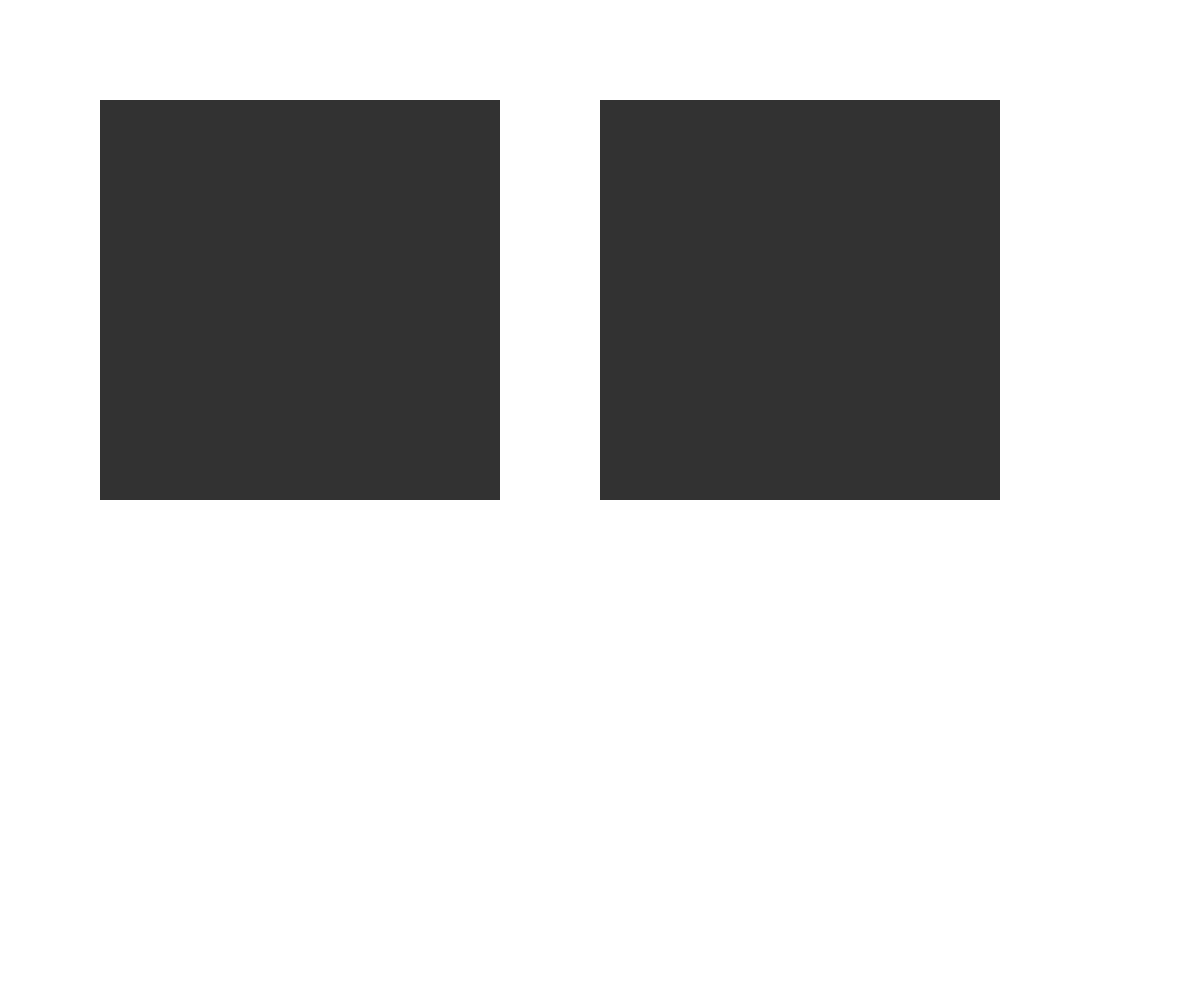
Frame 1 (no input)
Frame 60 (no input): identical to frame 1, image omitted
Frame 120 (the mouse pressed at the canvas centre since frame 60): identical to frame 1, image omitted

The p5.js sketch that drew this single still picture (run headless with seeded random() and noise() and a simulated clock; from frame 60 on, the mouse is pressed at the canvas centre):

// p5.js sketch
// ── sketch.js
var pg1;
var pg2;

var balls = [];
var particles = [];

var xoff = 0.0;

xoff = xoff + .1;

function setup() {
  createCanvas(windowWidth, windowHeight);
  pg1 = createGraphics(windowWidth, windowHeight);
	// pg2 = createGraphics(windowWidth, windowHeight/5*4);
}
function draw() {
  background(255);
  pg1.background(50);
	// pg2.background(50);
	image(pg1, 100, 100, windowWidth/3, windowWidth/3);
	image(pg1, windowWidth/2, 100, windowWidth/3, windowWidth/3);


	var target = createVector(mouseX, mouseY);
	for(i = 0; i < balls.length; i++) {
		balls[i].arrive(target);
		balls[i].separate(balls);
		//
		balls[i].update();
		balls[i].display();
		balls[i].clean();
	}

	for (var i = 0; i < particles.length; i++) {
    var gravity = createVector(0, 0.1 * particles[i].mass );
    particles[i].applyForce(gravity);

    var target = createVector(mouseX, height)
    particles[i].arrive(target);


    particles[i].update();
    particles[i].edges();
    particles[i].display();
		particles[i].clean();
  }
}

function mouseDragged() {
	if ((mouseX + mouseY) % 10 == 0 ) {
		if(mouseX < windowWidth/2){
			balls.push(new Ball(mouseX, mouseY));
		}
		else {
			particles.push(new Particle(mouseX, mouseY, 10*xoff));
		}
	}
}

function Ball(x, y, z){
	this.pos = createVector(x, y);
  this.vel = createVector(0, 0);
  this.acc = createVector(0, 0);
	this.maxspeed = 3;
	this.maxforce = 0.1;


	this.applyForce = function(force) {
		this.acc.add(force);
	}

	this.separate = function(balls) {
    var desiredseparation = 30;
    var sum = createVector();
    var count = 0;
    // For every boid in the system, check if it's too close
    for (var i = 0; i < balls.length; i++) {
      var d = p5.Vector.dist(this.pos, balls[i].pos);
      // If the distance is greater than 0 and less than an arbitrary amount (0 when you are yourself)
      if ((d > 0) && (d < desiredseparation)) {
        // Calculate vector pointing away from neighbor
        var diff = p5.Vector.sub(this.pos, balls[i].pos);
        diff.normalize();
        diff.div(d);        // Weight by distance
        sum.add(diff);
        count++;            // Keep track of how many
      }
    }
    // Average -- divide by how many
    if (count > 0) {
      sum.div(count);
      // Our desired vector is the average scaled to maximum speed
      sum.normalize();
      sum.mult(this.maxspeed);
      // Implement Reynolds: Steering = Desired - Velocity
      var steer = p5.Vector.sub(sum, this.vel);
      steer.limit(this.maxforce);
      this.applyForce(steer);
    }
  }



	this.arrive = function(target) {
		var desire = p5.Vector.sub(target, this.pos);

		var d = desire.mag();
		if (d < 50){
			var n = mag(d, 0, 50, 0, this.maxspeed);
			desire.setMag(n);
		}
		else{
			desire.setMag(this.maxspeed);
		}

		var steering = p5.Vector.sub(desire, this.vel);
		steering.limit(this.maxforce);
		this.applyForce(steering);
	}

	this.clean = function() {
		if(this.pos.x > windowWidth/2-50 )
			balls.pop(balls);
	}


	this.update = function() {
		this.vel.add(this.acc);
		this.vel.limit(this.maxspeed);
		this.pos.add(this.vel);
		this.acc.set(0, 0);
}

	this.display = function() {
		fill(255, 200);
		noStroke();
		ellipse(this.pos.x, this.pos.y, 30, 30);
	}
//
}

function Particle(x, y, m) {
  this.pos = createVector(x, y);
  this.vel = createVector(0, 0);
  this.acc = createVector(0, 0);
  this.mass = m;
  this.maxspeed = 5;
  this.maxforce = .1;

  this.applyForce = function(force) {
    var f = force.copy();
    f.div(this.mass);
    this.acc.add(f);
  }

  this.arrive = function(target) {
    var desire = p5.Vector.sub(target, this.pos);

    var d = desire.mag();
    if (d < 50){
      var n = mag(d, 0, 50, 0, this.maxspeed);
      desire.setMag(n);
    }
    else{
      desire.setMag(this.maxspeed);
    }

    var steering = p5.Vector.sub(desire, this.vel);
    steering.limit(this.maxforce);
    this.applyForce(steering);
  }

	this.clean = function() {
		if(this.pos.x < windowWidth/2){
			particles.pop(particles);
		}
	}


  this.update = function() {
    this.vel.add(this.acc);
    this.pos.add(this.vel);
    this.acc.set(0, 0);
  }

  this.display = function() {
    fill(255, 150);
		noStroke();
    ellipse(this.pos.x, this.pos.y, this.mass*30, this.mass*30);
  }

  this.edges = function() {
    if (this.pos.y > width/3+100) {
      this.vel.y *= -1;
      this.pos.y = width/3+100;
    }

  }
}

// ── main.css
body,html {
  margin: 0;
  padding: 0;
  height: 100%;
  background-image: url();
}

header {
  width: 100%;
  height: 50px;
  line-height: 50px;
  background-color: #eee;
  text-align: center;
}


nav {
  position: relative;
  max-width: 700px;
  margin: auto;
}

ul {
  margin: auto;
}

li {
  display: inline;
}

.logo {
  position: absolute;
  height: 50px;
  width: 50px;
  background-color: orange;
}



nav a {
  padding-left: 5px;
  padding-right: 5px;
  display: inline-block;
  height: 50px;
}

nav a:link, nav a:visited {
  text-decoration: none;
  color:#555
}

nav a:hover, nav a:active {
  text-decoration: none;
  color:#fff;
  background-color: orange;
}

content {
  width: 700px;
  height: 1000px;
  background-color: #111;
}
